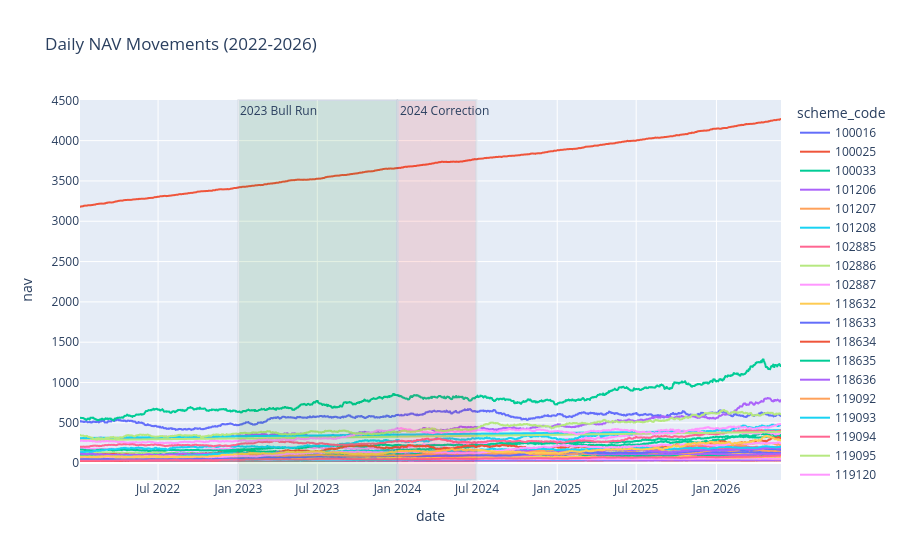

Notebook source saved alongside this figure:
### Code cell
import sqlite3
import pandas as pd
import plotly.express as px

conn = sqlite3.connect("../data/db/bluestock_mf.db")

df_nav = pd.read_sql_query("SELECT date, scheme_code, nav FROM fact_nav", conn)
df_nav["date"] = pd.to_datetime(df_nav["date"])

fig_nav = px.line(df_nav, x="date", y="nav", color="scheme_code", title="Daily NAV Movements (2022-2026)")
fig_nav.add_vrect(x0="2023-01-01", x1="2023-12-31", fillcolor="green", opacity=0.1, annotation_text="2023 Bull Run", annotation_position="top left")
fig_nav.add_vrect(x0="2024-01-01", x1="2024-06-30", fillcolor="red", opacity=0.1, annotation_text="2024 Correction", annotation_position="top left")
fig_nav.show()

### Figure 1 — Plotly figure (JSON) as saved in the notebook; plotly's stock layout.template omitted (floating-point values rounded to 4 significant figures; data arrays with more than 128 entries replaced by an {"elided": "..."} marker saying what was removed)
{"data": [{"hovertemplate": "scheme_code=100016<br>date=%{x}<br>nav=%{y}<extra></extra>", "legendgroup": "100016", "line": {"color": "#636efa", "dash": "solid"}, "marker": {"symbol": "circle"}, "mode": "lines", "name": "100016", "showlegend": true, "type": "scattergl", "x": {"elided": "1608 str values"}, "xaxis": "x", "y": {"elided": "1608 float values"}, "yaxis": "y"}, {"hovertemplate": "scheme_code=100025<br>date=%{x}<br>nav=%{y}<extra></extra>", "legendgroup": "100025", "line": {"color": "#EF553B", "dash": "solid"}, "marker": {"symbol": "circle"}, "mode": "lines", "name": "100025", "showlegend": true, "type": "scattergl", "x": {"elided": "1608 str values"}, "xaxis": "x", "y": {"elided": "1608 float values"}, "yaxis": "y"}, {"hovertemplate": "scheme_code=100033<br>date=%{x}<br>nav=%{y}<extra></extra>", "legendgroup": "100033", "line": {"color": "#00cc96", "dash": "solid"}, "marker": {"symbol": "circle"}, "mode": "lines", "name": "100033", "showlegend": true, "type": "scattergl", "x": {"elided": "1608 str values"}, "xaxis": "x", "y": {"elided": "1608 float values"}, "yaxis": "y"}, {"hovertemplate": "scheme_code=101206<br>date=%{x}<br>nav=%{y}<extra></extra>", "legendgroup": "101206", "line": {"color": "#ab63fa", "dash": "solid"}, "marker": {"symbol": "circle"}, "mode": "lines", "name": "101206", "showlegend": true, "type": "scattergl", "x": {"elided": "1608 str values"}, "xaxis": "x", "y": {"elided": "1608 float values"}, "yaxis": "y"}, {"hovertemplate": "scheme_code=101207<br>date=%{x}<br>nav=%{y}<extra></extra>", "legendgroup": "101207", "line": {"color": "#FFA15A", "dash": "solid"}, "marker": {"symbol": "circle"}, "mode": "lines", "name": "101207", "showlegend": true, "type": "scattergl", "x": {"elided": "1608 str values"}, "xaxis": "x", "y": {"elided": "1608 float values"}, "yaxis": "y"}, {"hovertemplate": "scheme_code=101208<br>date=%{x}<br>nav=%{y}<extra></extra>", "legendgroup": "101208", "line": {"color": "#19d3f3", "dash": "solid"}, "marker": {"symbol": "circle"}, "mode": "lines", "name": "101208", "showlegend": true, "type": "scattergl", "x": {"elided": "1608 str values"}, "xaxis": "x", "y": {"elided": "1608 float values"}, "yaxis": "y"}, {"hovertemplate": "scheme_code=102885<br>date=%{x}<br>nav=%{y}<extra></extra>", "legendgroup": "102885", "line": {"color": "#FF6692", "dash": "solid"}, "marker": {"symbol": "circle"}, "mode": "lines", "name": "102885", "showlegend": true, "type": "scattergl", "x": {"elided": "1608 str values"}, "xaxis": "x", "y": {"elided": "1608 float values"}, "yaxis": "y"}, {"hovertemplate": "scheme_code=102886<br>date=%{x}<br>nav=%{y}<extra></extra>", "legendgroup": "102886", "line": {"color": "#B6E880", "dash": "solid"}, "marker": {"symbol": "circle"}, "mode": "lines", "name": "102886", "showlegend": true, "type": "scattergl", "x": {"elided": "1608 str values"}, "xaxis": "x", "y": {"elided": "1608 float values"}, "yaxis": "y"}, {"hovertemplate": "scheme_code=102887<br>date=%{x}<br>nav=%{y}<extra></extra>", "legendgroup": "102887", "line": {"color": "#FF97FF", "dash": "solid"}, "marker": {"symbol": "circle"}, "mode": "lines", "name": "102887", "showlegend": true, "type": "scattergl", "x": {"elided": "1608 str values"}, "xaxis": "x", "y": {"elided": "1608 float values"}, "yaxis": "y"}, {"hovertemplate": "scheme_code=118632<br>date=%{x}<br>nav=%{y}<extra></extra>", "legendgroup": "118632", "line": {"color": "#FECB52", "dash": "solid"}, "marker": {"symbol": "circle"}, "mode": "lines", "name": "118632", "showlegend": true, "type": "scattergl", "x": {"elided": "1608 str values"}, "xaxis": "x", "y": {"elided": "1608 float values"}, "yaxis": "y"}, {"hovertemplate": "scheme_code=118633<br>date=%{x}<br>nav=%{y}<extra></extra>", "legendgroup": "118633", "line": {"color": "#636efa", "dash": "solid"}, "marker": {"symbol": "circle"}, "mode": "lines", "name": "118633", "showlegend": true, "type": "scattergl", "x": {"elided": "1608 str values"}, "xaxis": "x", "y": {"elided": "1608 float values"}, "yaxis": "y"}, {"hovertemplate": "scheme_code=118634<br>date=%{x}<br>nav=%{y}<extra></extra>", "legendgroup": "118634", "line": {"color": "#EF553B", "dash": "solid"}, "marker": {"symbol": "circle"}, "mode": "lines", "name": "118634", "showlegend": true, "type": "scattergl", "x": {"elided": "1608 str values"}, "xaxis": "x", "y": {"elided": "1608 float values"}, "yaxis": "y"}, {"hovertemplate": "scheme_code=118635<br>date=%{x}<br>nav=%{y}<extra></extra>", "legendgroup": "118635", "line": {"color": "#00cc96", "dash": "solid"}, "marker": {"symbol": "circle"}, "mode": "lines", "name": "118635", "showlegend": true, "type": "scattergl", "x": {"elided": "1608 str values"}, "xaxis": "x", "y": {"elided": "1608 float values"}, "yaxis": "y"}, {"hovertemplate": "scheme_code=118636<br>date=%{x}<br>nav=%{y}<extra></extra>", "legendgroup": "118636", "line": {"color": "#ab63fa", "dash": "solid"}, "marker": {"symbol": "circle"}, "mode": "lines", "name": "118636", "showlegend": true, "type": "scattergl", "x": {"elided": "1608 str values"}, "xaxis": "x", "y": {"elided": "1608 float values"}, "yaxis": "y"}, {"hovertemplate": "scheme_code=119092<br>date=%{x}<br>nav=%{y}<extra></extra>", "legendgroup": "119092", "line": {"color": "#FFA15A", "dash": "solid"}, "marker": {"symbol": "circle"}, "mode": "lines", "name": "119092", "showlegend": true, "type": "scattergl", "x": {"elided": "1608 str values"}, "xaxis": "x", "y": {"elided": "1608 float values"}, "yaxis": "y"}, {"hovertemplate": "scheme_code=119093<br>date=%{x}<br>nav=%{y}<extra></extra>", "legendgroup": "119093", "line": {"color": "#19d3f3", "dash": "solid"}, "marker": {"symbol": "circle"}, "mode": "lines", "name": "119093", "showlegend": true, "type": "scattergl", "x": {"elided": "1608 str values"}, "xaxis": "x", "y": {"elided": "1608 float values"}, "yaxis": "y"}, {"hovertemplate": "scheme_code=119094<br>date=%{x}<br>nav=%{y}<extra></extra>", "legendgroup": "119094", "line": {"color": "#FF6692", "dash": "solid"}, "marker": {"symbol": "circle"}, "mode": "lines", "name": "119094", "showlegend": true, "type": "scattergl", "x": {"elided": "1608 str values"}, "xaxis": "x", "y": {"elided": "1608 float values"}, "yaxis": "y"}, {"hovertemplate": "scheme_code=119095<br>date=%{x}<br>nav=%{y}<extra></extra>", "legendgroup": "119095", "line": {"color": "#B6E880", "dash": "solid"}, "marker": {"symbol": "circle"}, "mode": "lines", "name": "119095", "showlegend": true, "type": "scattergl", "x": {"elided": "1608 str values"}, "xaxis": "x", "y": {"elided": "1608 float values"}, "yaxis": "y"}, {"hovertemplate": "scheme_code=119120<br>date=%{x}<br>nav=%{y}<extra></extra>", "legendgroup": "119120", "line": {"color": "#FF97FF", "dash": "solid"}, "marker": {"symbol": "circle"}, "mode": "lines", "name": "119120", "showlegend": true, "type": "scattergl", "x": {"elided": "1608 str values"}, "xaxis": "x", "y": {"elided": "1608 float values"}, "yaxis": "y"}, {"hovertemplate": "scheme_code=119551<br>date=%{x}<br>nav=%{y}<extra></extra>", "legendgroup": "119551", "line": {"color": "#FECB52", "dash": "solid"}, "marker": {"symbol": "circle"}, "mode": "lines", "name": "119551", "showlegend": true, "type": "scattergl", "x": {"elided": "1608 str values"}, "xaxis": "x", "y": {"elided": "1608 float values"}, "yaxis": "y"}, {"hovertemplate": "scheme_code=119552<br>date=%{x}<br>nav=%{y}<extra></extra>", "legendgroup": "119552", "line": {"color": "#636efa", "dash": "solid"}, "marker": {"symbol": "circle"}, "mode": "lines", "name": "119552", "showlegend": true, "type": "scattergl", "x": {"elided": "1608 str values"}, "xaxis": "x", "y": {"elided": "1608 float values"}, "yaxis": "y"}, {"hovertemplate": "scheme_code=119598<br>date=%{x}<br>nav=%{y}<extra></extra>", "legendgroup": "119598", "line": {"color": "#EF553B", "dash": "solid"}, "marker": {"symbol": "circle"}, "mode": "lines", "name": "119598", "showlegend": true, "type": "scattergl", "x": {"elided": "1608 str values"}, "xaxis": "x", "y": {"elided": "1608 float values"}, "yaxis": "y"}, {"hovertemplate": "scheme_code=119599<br>date=%{x}<br>nav=%{y}<extra></extra>", "legendgroup": "119599", "line": {"color": "#00cc96", "dash": "solid"}, "marker": {"symbol": "circle"}, "mode": "lines", "name": "119599", "showlegend": true, "type": "scattergl", "x": {"elided": "1608 str values"}, "xaxis": "x", "y": {"elided": "1608 float values"}, "yaxis": "y"}, {"hovertemplate": "scheme_code=120503<br>date=%{x}<br>nav=%{y}<extra></extra>", "legendgroup": "120503", "line": {"color": "#ab63fa", "dash": "solid"}, "marker": {"symbol": "circle"}, "mode": "lines", "name": "120503", "showlegend": true, "type": "scattergl", "x": {"elided": "1608 str values"}, "xaxis": "x", "y": {"elided": "1608 float values"}, "yaxis": "y"}, {"hovertemplate": "scheme_code=120504<br>date=%{x}<br>nav=%{y}<extra></extra>", "legendgroup": "120504", "line": {"color": "#FFA15A", "dash": "solid"}, "marker": {"symbol": "circle"}, "mode": "lines", "name": "120504", "showlegend": true, "type": "scattergl", "x": {"elided": "1608 str values"}, "xaxis": "x", "y": {"elided": "1608 float values"}, "yaxis": "y"}, {"hovertemplate": "scheme_code=120505<br>date=%{x}<br>nav=%{y}<extra></extra>", "legendgroup": "120505", "line": {"color": "#19d3f3", "dash": "solid"}, "marker": {"symbol": "circle"}, "mode": "lines", "name": "120505", "showlegend": true, "type": "scattergl", "x": {"elided": "1608 str values"}, "xaxis": "x", "y": {"elided": "1608 float values"}, "yaxis": "y"}, {"hovertemplate": "scheme_code=120506<br>date=%{x}<br>nav=%{y}<extra></extra>", "legendgroup": "120506", "line": {"color": "#FF6692", "dash": "solid"}, "marker": {"symbol": "circle"}, "mode": "lines", "name": "120506", "showlegend": true, "type": "scattergl", "x": {"elided": "1608 str values"}, "xaxis": "x", "y": {"elided": "1608 float values"}, "yaxis": "y"}, {"hovertemplate": "scheme_code=120507<br>date=%{x}<br>nav=%{y}<extra></extra>", "legendgroup": "120507", "line": {"color": "#B6E880", "dash": "solid"}, "marker": {"symbol": "circle"}, "mode": "lines", "name": "120507", "showlegend": true, "type": "scattergl", "x": {"elided": "1608 str values"}, "xaxis": "x", "y": {"elided": "1608 float values"}, "yaxis": "y"}, {"hovertemplate": "scheme_code=120841<br>date=%{x}<br>nav=%{y}<extra></extra>", "legendgroup": "120841", "line": {"color": "#FF97FF", "dash": "solid"}, "marker": {"symbol": "circle"}, "mode": "lines", "name": "120841", "showlegend": true, "type": "scattergl", "x": {"elided": "1608 str values"}, "xaxis": "x", "y": {"elided": "1608 float values"}, "yaxis": "y"}, {"hovertemplate": "scheme_code=120842<br>date=%{x}<br>nav=%{y}<extra></extra>", "legendgroup": "120842", "line": {"color": "#FECB52", "dash": "solid"}, "marker": {"symbol": "circle"}, "mode": "lines", "name": "120842", "showlegend": true, "type": "scattergl", "x": {"elided": "1608 str values"}, "xaxis": "x", "y": {"elided": "1608 float values"}, "yaxis": "y"}, {"hovertemplate": "scheme_code=120843<br>date=%{x}<br>nav=%{y}<extra></extra>", "legendgroup": "120843", "line": {"color": "#636efa", "dash": "solid"}, "marker": {"symbol": "circle"}, "mode": "lines", "name": "120843", "showlegend": true, "type": "scattergl", "x": {"elided": "1608 str values"}, "xaxis": "x", "y": {"elided": "1608 float values"}, "yaxis": "y"}, {"hovertemplate": "scheme_code=120844<br>date=%{x}<br>nav=%{y}<extra></extra>", "legendgroup": "120844", "line": {"color": "#EF553B", "dash": "solid"}, "marker": {"symbol": "circle"}, "mode": "lines", "name": "120844", "showlegend": true, "type": "scattergl", "x": {"elided": "1608 str values"}, "xaxis": "x", "y": {"elided": "1608 float values"}, "yaxis": "y"}, {"hovertemplate": "scheme_code=125497<br>date=%{x}<br>nav=%{y}<extra></extra>", "legendgroup": "125497", "line": {"color": "#00cc96", "dash": "solid"}, "marker": {"symbol": "circle"}, "mode": "lines", "name": "125497", "showlegend": true, "type": "scattergl", "x": {"elided": "1608 str values"}, "xaxis": "x", "y": {"elided": "1608 float values"}, "yaxis": "y"}, {"hovertemplate": "scheme_code=125498<br>date=%{x}<br>nav=%{y}<extra></extra>", "legendgroup": "125498", "line": {"color": "#ab63fa", "dash": "solid"}, "marker": {"symbol": "circle"}, "mode": "lines", "name": "125498", "showlegend": true, "type": "scattergl", "x": {"elided": "1608 str values"}, "xaxis": "x", "y": {"elided": "1608 float values"}, "yaxis": "y"}, {"hovertemplate": "scheme_code=148567<br>date=%{x}<br>nav=%{y}<extra></extra>", "legendgroup": "148567", "line": {"color": "#FFA15A", "dash": "solid"}, "marker": {"symbol": "circle"}, "mode": "lines", "name": "148567", "showlegend": true, "type": "scattergl", "x": {"elided": "1608 str values"}, "xaxis": "x", "y": {"elided": "1608 float values"}, "yaxis": "y"}, {"hovertemplate": "scheme_code=148568<br>date=%{x}<br>nav=%{y}<extra></extra>", "legendgroup": "148568", "line": {"color": "#19d3f3", "dash": "solid"}, "marker": {"symbol": "circle"}, "mode": "lines", "name": "148568", "showlegend": true, "type": "scattergl", "x": {"elided": "1608 str values"}, "xaxis": "x", "y": {"elided": "1608 float values"}, "yaxis": "y"}, {"hovertemplate": "scheme_code=148569<br>date=%{x}<br>nav=%{y}<extra></extra>", "legendgroup": "148569", "line": {"color": "#FF6692", "dash": "solid"}, "marker": {"symbol": "circle"}, "mode": "lines", "name": "148569", "showlegend": true, "type": "scattergl", "x": {"elided": "1608 str values"}, "xaxis": "x", "y": {"elided": "1608 float values"}, "yaxis": "y"}, {"hovertemplate": "scheme_code=149322<br>date=%{x}<br>nav=%{y}<extra></extra>", "legendgroup": "149322", "line": {"color": "#B6E880", "dash": "solid"}, "marker": {"symbol": "circle"}, "mode": "lines", "name": "149322", "showlegend": true, "type": "scattergl", "x": {"elided": "1608 str values"}, "xaxis": "x", "y": {"elided": "1608 float values"}, "yaxis": "y"}, {"hovertemplate": "scheme_code=149323<br>date=%{x}<br>nav=%{y}<extra></extra>", "legendgroup": "149323", "line": {"color": "#FF97FF", "dash": "solid"}, "marker": {"symbol": "circle"}, "mode": "lines", "name": "149323", "showlegend": true, "type": "scattergl", "x": {"elided": "1608 str values"}, "xaxis": "x", "y": {"elided": "1608 float values"}, "yaxis": "y"}, {"hovertemplate": "scheme_code=149324<br>date=%{x}<br>nav=%{y}<extra></extra>", "legendgroup": "149324", "line": {"color": "#FECB52", "dash": "solid"}, "marker": {"symbol": "circle"}, "mode": "lines", "name": "149324", "showlegend": true, "type": "scattergl", "x": {"elided": "1608 str values"}, "xaxis": "x", "y": {"elided": "1608 float values"}, "yaxis": "y"}], "layout": {"annotations": [{"showarrow": false, "text": "2023 Bull Run", "x": "2023-01-01", "xanchor": "left", "xref": "x", "y": 1, "yanchor": "top", "yref": "y domain"}, {"showarrow": false, "text": "2024 Correction", "x": "2024-01-01", "xanchor": "left", "xref": "x", "y": 1, "yanchor": "top", "yref": "y domain"}], "legend": {"title": {"text": "scheme_code"}, "tracegroupgap": 0}, "shapes": [{"fillcolor": "green", "opacity": 0.1, "type": "rect", "x0": "2023-01-01", "x1": "2023-12-31", "xref": "x", "y0": 0, "y1": 1, "yref": "y domain"}, {"fillcolor": "red", "opacity": 0.1, "type": "rect", "x0": "2024-01-01", "x1": "2024-06-30", "xref": "x", "y0": 0, "y1": 1, "yref": "y domain"}], "title": {"text": "Daily NAV Movements (2022-2026)"}, "xaxis": {"anchor": "y", "domain": [0, 1], "title": {"text": "date"}}, "yaxis": {"anchor": "x", "domain": [0, 1], "title": {"text": "nav"}}}}
